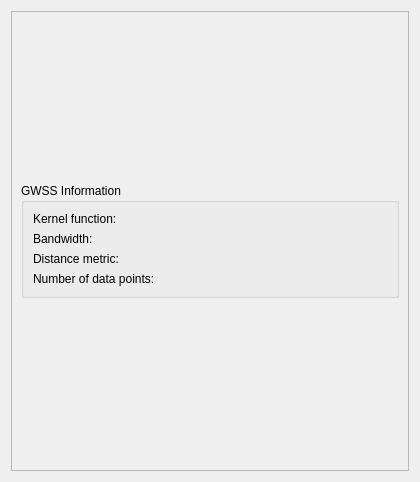
<?xml version="1.0" encoding="UTF-8"?>
<ui version="4.0">
 <class>GwmPropertyGWSSTab</class>
 <widget class="QWidget" name="GwmPropertyGWSSTab">
  <property name="geometry">
   <rect>
    <x>0</x>
    <y>0</y>
    <width>420</width>
    <height>482</height>
   </rect>
  </property>
  <property name="windowTitle">
   <string>Form</string>
  </property>
  <layout class="QVBoxLayout" name="verticalLayout_2">
   <item>
    <widget class="QScrollArea" name="scrollArea">
     <property name="widgetResizable">
      <bool>true</bool>
     </property>
     <widget class="QWidget" name="scrollAreaWidgetContents_3">
      <property name="geometry">
       <rect>
        <x>0</x>
        <y>0</y>
        <width>396</width>
        <height>458</height>
       </rect>
      </property>
      <layout class="QVBoxLayout" name="verticalLayout">
       <item>
        <widget class="QGroupBox" name="groupBox">
         <property name="sizePolicy">
          <sizepolicy hsizetype="Preferred" vsizetype="Fixed">
           <horstretch>0</horstretch>
           <verstretch>0</verstretch>
          </sizepolicy>
         </property>
         <property name="title">
          <string>GWSS Information</string>
         </property>
         <layout class="QFormLayout" name="formLayout">
          <item row="0" column="0">
           <widget class="QLabel" name="label">
            <property name="text">
             <string>Kernel function:</string>
            </property>
           </widget>
          </item>
          <item row="0" column="1">
           <widget class="QLabel" name="lblKernelFunction">
            <property name="text">
             <string/>
            </property>
           </widget>
          </item>
          <item row="1" column="0">
           <widget class="QLabel" name="lblBandwidthType">
            <property name="text">
             <string>Bandwidth:</string>
            </property>
           </widget>
          </item>
          <item row="1" column="1">
           <widget class="QLabel" name="lblBandwidthSize">
            <property name="text">
             <string/>
            </property>
           </widget>
          </item>
          <item row="2" column="0">
           <widget class="QLabel" name="label_7">
            <property name="text">
             <string>Distance metric:</string>
            </property>
           </widget>
          </item>
          <item row="2" column="1">
           <widget class="QLabel" name="lblDistanceMetric">
            <property name="text">
             <string/>
            </property>
           </widget>
          </item>
          <item row="3" column="0">
           <widget class="QLabel" name="label_2">
            <property name="text">
             <string>Number of data points:</string>
            </property>
           </widget>
          </item>
          <item row="3" column="1">
           <widget class="QLabel" name="lblNumberDataPoints">
            <property name="text">
             <string/>
            </property>
           </widget>
          </item>
         </layout>
        </widget>
       </item>
      </layout>
     </widget>
    </widget>
   </item>
  </layout>
 </widget>
 <resources/>
 <connections/>
</ui>
